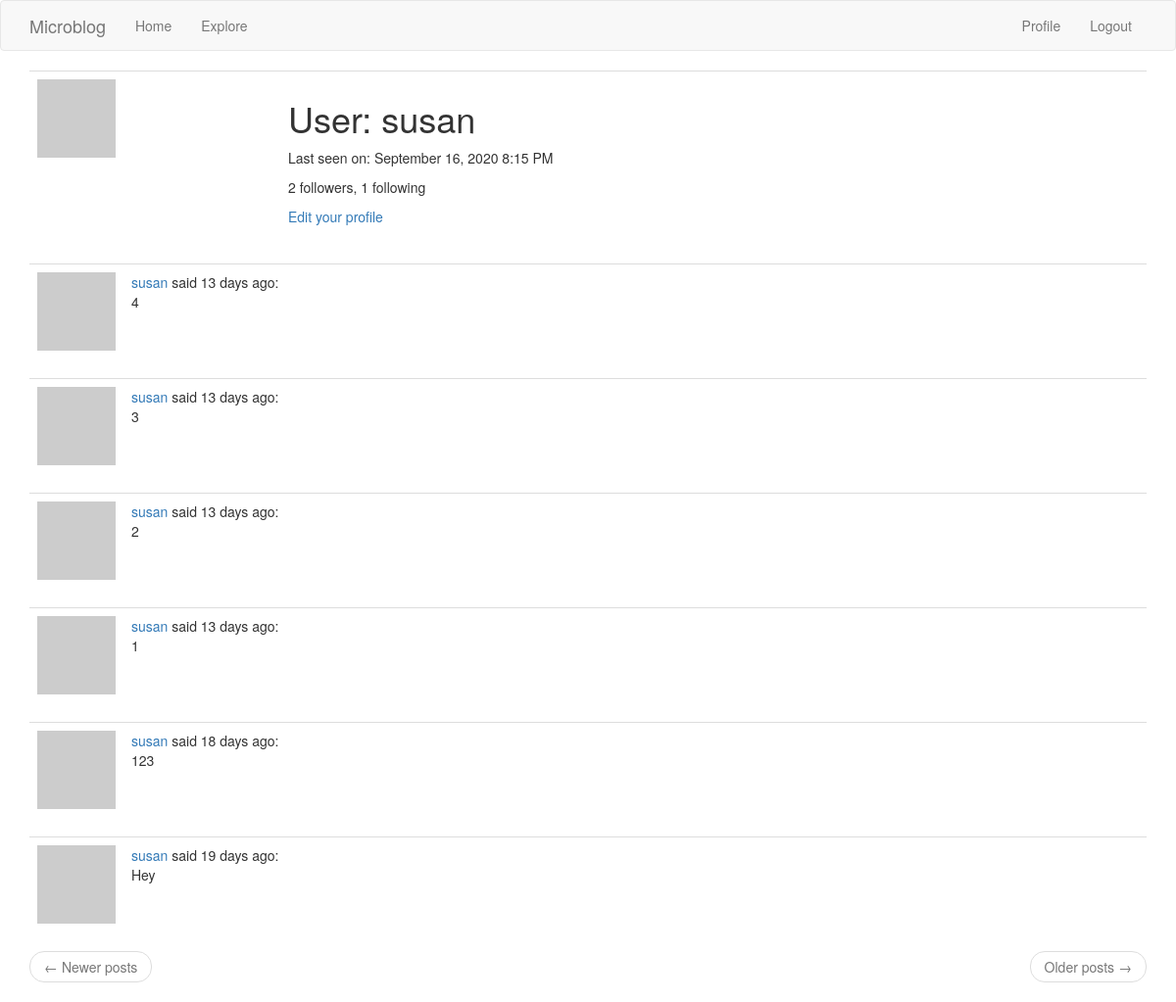
Before: /user/susan (signed in) with the older database file.
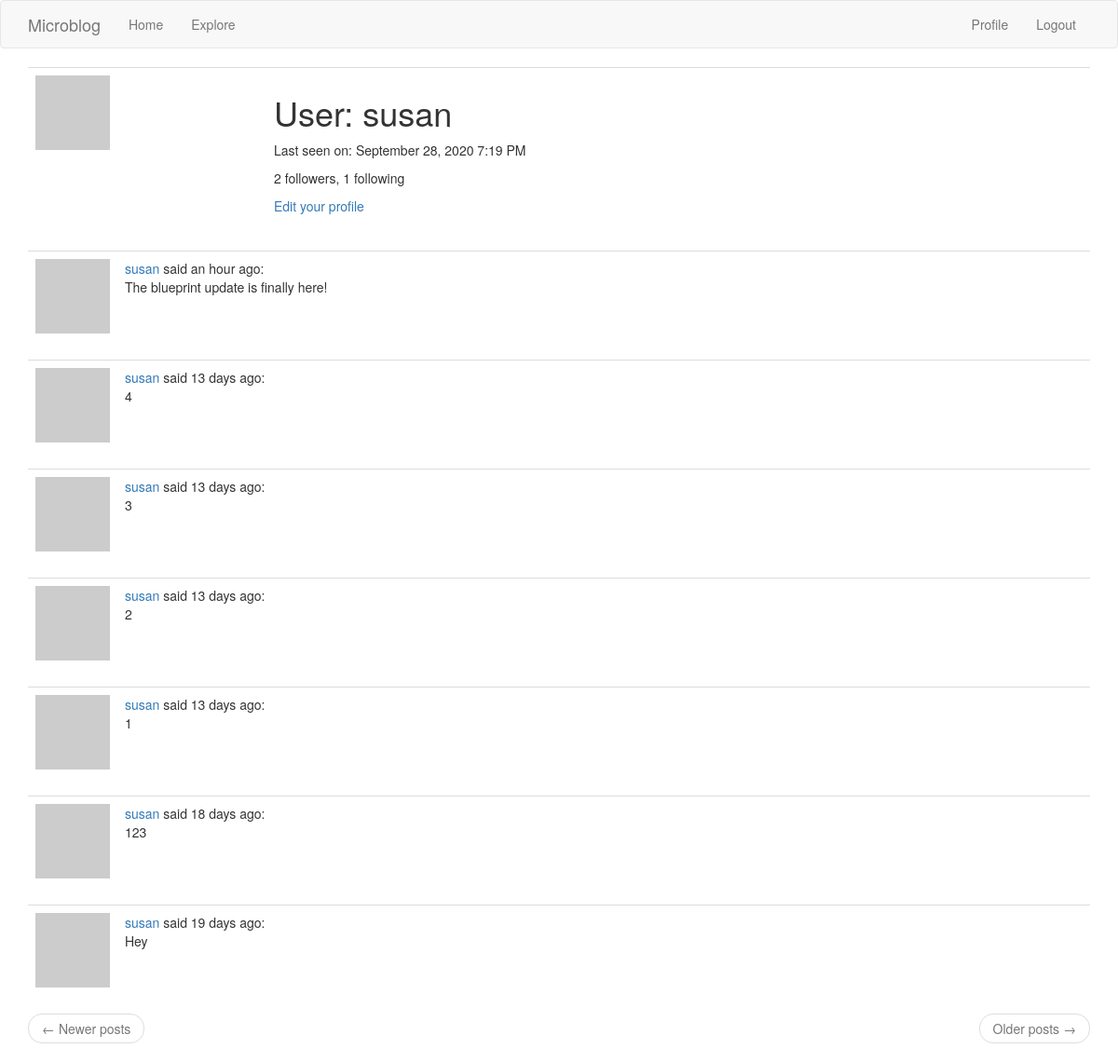
After: the same page with the newer database file.
### app/models.py (models this page shows, shortened)
class User(UserMixin, db.Model):
    id = db.Column(db.Integer, primary_key=True)
    username = db.Column(db.String(64), index=True, unique=True)
    email = db.Column(db.String(120), index=True, unique=True)
    password_hash = db.Column(db.String(128))
    about_me = db.Column(db.String(140))
    last_seen = db.Column(db.DateTime, default=datetime.utcnow)
    posts = db.relationship('Post', backref='author', lazy='dynamic')
    followed = db.relationship(
        'User', secondary=followers,
        primaryjoin=(followers.c.follower_id == id),
        secondaryjoin=(followers.c.followed_id == id),
        backref=db.backref('followers', lazy='dynamic'), lazy='dynamic')
    def avatar(self, size):
        digest = md5(self.email.lower().encode('utf-8')).hexdigest()
        return 'https://www.gravatar.com/avatar/{}?d=identicon&s={}'\
            .format(digest, size)

class Post(db.Model):
    id = db.Column(db.Integer, primary_key=True)
    body = db.Column(db.String(140))
    timestamp = db.Column(db.DateTime, index=True, default=datetime.utcnow)
    user_id = db.Column(db.Integer, db.ForeignKey('user.id'))

### app/main/routes.py (the view)
@bp.route('/user/<username>')
@login_required
def user(username):
    user = User.query.filter_by(username=username).first_or_404()
    page = request.args.get('page', 1, type=int)
    posts = user.posts.order_by(Post.timestamp.desc()).paginate(
        page, current_app.config['POSTS_PER_PAGE'], False)
    next_url = url_for('user', username=user.username, page=posts.next_num) \
        if posts.has_next else None
    prev_url = url_for('user', username=user.username, page=posts.prev_num) \
        if posts.has_prev else None
    form = EmptyForm()
    return render_template('user.html', user=user, posts=posts.items,
                           next_url=next_url, prev_url=prev_url, form=form)

### app/main/routes.py (called while the page is built)
@bp.before_request
def before_request():
    if current_user.is_authenticated:
        current_user.last_seen = datetime.utcnow()
        db.session.commit()
    g.locate = str(get_locale())

### app/models.py (called while the page is built)
@login.user_loader
def load_user(id):
    return User.query.get(int(id))

### app/templates/user.html (shortened to what this page needs)
{% extends "base.html" %}
{% block app_content %}
    <table class="table table-hover">
        <tr>
            <td width="256px"><img src="{{ user.avatar(256) }}"></td>
            <td>
                <h1>{{ _('User') }}: {{ user.username }}</h1>
                {% if user.last_seen %}
                <p>{{ _('Last seen on') }}: {{ moment(user.last_seen).format('LLL') }}</p>
                {% endif %}
                <p>{{ _(' %(count)s followers', count=user.followers.count()) }}, {{ _('%(count)d following', count=user.followed.count()) }}</p>
                {% if user == current_user %}
                <p><a href="{{ url_for('main.edit_profile') }}">{{ _('Edit your profile') }}</a></p>
                {% endif %}
            </td>
        </tr>
    </table>
    {% for post in posts %}
        {% include '_post.html' %}
    {% endfor %}
    <nav aria-label="...">
        <ul class="pager">
            <li class="previous{% if not prev_url %} disabled{% endif %}">
                <a href="{{ prev_url or '#' }}">
                    <span aria-hidden="true">&larr;</span> {{ _('Newer posts') }}
                </a>
            </li>
            <li class="next{% if not next_url %} disabled{% endif %}">
                <a href="{{ next_url or '#' }}">
                    {{ _('Older posts') }} <span aria-hidden="true">&rarr;</span>
                </a>
            </li>
        </ul>
    </nav>
{% endblock %}

### app/templates/_post.html (shortened to what this page needs)
<table class="table table-hover">
    <tr>
        <td width="70px">
            <a href="{{ url_for('main.user', username=post.author.username) }}">
                <img src="{{ post.author.avatar(70) }}" />
            </a>
        </td>
        <td>
            {{ _('%(username)s said %(when)s:',
                username=user_link, when=moment(post.timestamp).fromNow()) }}
            <br>
            {{ post.body }}
        </td>
    </tr>
</table>

Changed rows visible on the page:
changed User "susan": last_seen "September 16, 2020 8:15 PM" → "September 28, 2020 7:19 PM"
added Post: body "The blueprint update is finally here!"
